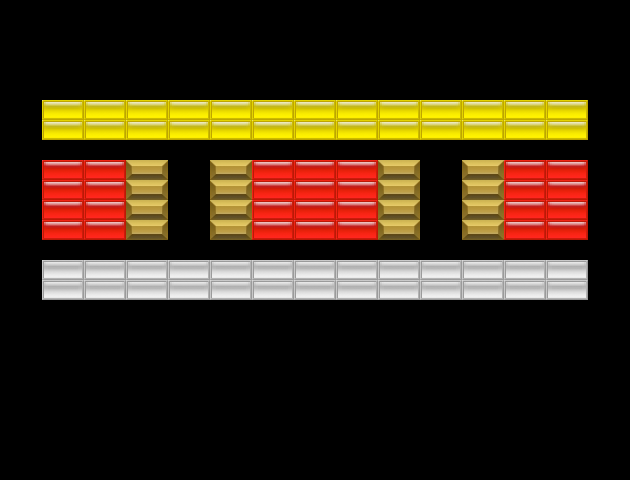

This game map was drawn from its Tiled (.tmx) file and the tilesets committed beside it. A one-line description and the trimmed map source follow:
An orthogonal 15x24 tile map with 42x20 px tiles, 10 tile layers (red, yellow, blue, green, ...).

<map version="1.5" tiledversion="1.7.2" orientation="orthogonal" renderorder="left-down" width="15" height="24" tilewidth="42" tileheight="20" infinite="0" nextlayerid="12" nextobjectid="1">
 <tileset firstgid="1" name="sprites" tilewidth="42" tileheight="20" spacing="16" tilecount="420" columns="15">
  <image source="sprites/sprites.png" width="880" height="1024" />
 </tileset>
 <layer id="1" name="red" width="15" height="24">
  <data>[360 cells, 28 non-empty, 1 distinct tile ids]</data>
 </layer>
 <layer id="2" name="yellow" width="15" height="24">
  <data>[360 cells, 26 non-empty, 1 distinct tile ids]</data>
 </layer>
 <layer id="3" name="blue" width="15" height="24">
  <data>[360 cells, 0 non-empty, 0 distinct tile ids]</data>
 </layer>
 <layer id="5" name="green" width="15" height="24">
  <data>[360 cells, 0 non-empty, 0 distinct tile ids]</data>
 </layer>
 <layer id="9" name="white" width="15" height="24">
  <data>[360 cells, 26 non-empty, 1 distinct tile ids]</data>
 </layer>
 <layer id="10" name="orange" width="15" height="24">
  <data>[360 cells, 0 non-empty, 0 distinct tile ids]</data>
 </layer>
 <layer id="11" name="cyan" width="15" height="24">
  <data>[360 cells, 0 non-empty, 0 distinct tile ids]</data>
 </layer>
 <layer id="6" name="silver" width="15" height="24">
  <data>[360 cells, 0 non-empty, 0 distinct tile ids]</data>
 </layer>
 <layer id="7" name="gold" width="15" height="24">
  <data>[360 cells, 16 non-empty, 1 distinct tile ids]</data>
 </layer>
 <layer id="8" name="magenta" width="15" height="24">
  <data>[360 cells, 0 non-empty, 0 distinct tile ids]</data>
 </layer>
</map>
